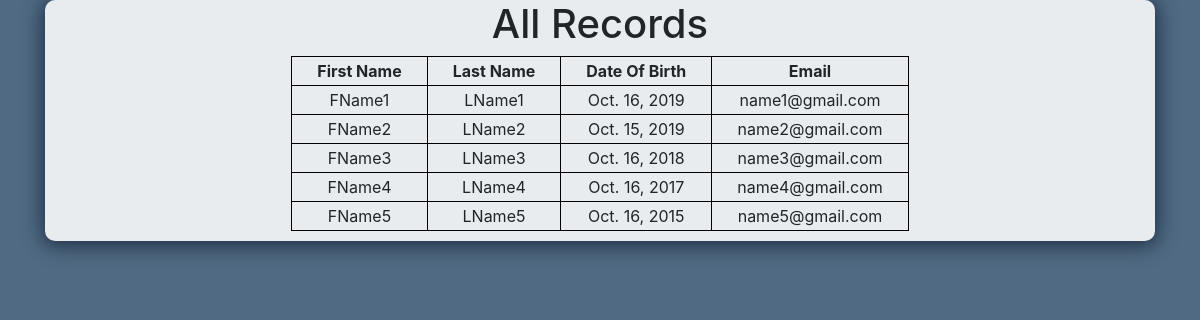
Page /test_app/getall on the committed database.
### test_app/models.py (models this page shows, shortened)
class TestModel(models.Model):
    first_name = models.CharField(max_length=255)
    last_name = models.CharField(max_length=255)
    dob = models.DateField(default=date.today)
    email = models.EmailField(max_length=255, unique=True)

### test_app/views.py (the view)
# urls.py: path('getall', views.getall, name='getall'),
def getall(request):
    objects = TestModel.objects.all()
    data_set = {'objects':objects}
    return render(request,"test_app/getall.html",data_set)

### templates/test_app/getall.html (shortened to what this page needs)
<!DOCTYPE html>
{% load staticfiles %}
<html lang="en" dir="ltr">
  <head>
    <link rel="stylesheet" href="https://stackpath.bootstrapcdn.com/bootstrap/4.3.1/css/bootstrap.min.css">
    <link rel="stylesheet" href="{% static "test_app/css/style.css" %}">
  </head>
  <body>
    <div class="container">
      <div class="my_jumbotron jumbotron">
        <h1 style="text-align:center;">All Records</h1>
        <div class="data_table_container">
          {% if objects %}
            <table>
              <thead>
                <th>First Name</th>
                <th>Last Name</th>
                <th>Date Of Birth</th>
                <th>Email</th>
              </thead>
              {% for object in objects%}
                <tr>
                  <td>{{object.first_name}}</td>
                  <td>{{object.last_name}}</td>
                  <td>{{object.dob}}</td>
                  <td>{{object.email}}</td>
                </tr>
              {% endfor%}
            </table>
          {% else%}
            <h1>No Records</h1>
          {% endif%}
        </div>
      </div>
    </div>
  </body>
</html>

### static/test_app/css/style.css (style rules this page uses)
:root { --color1: rgba(13, 19, 33, 1); --color2: rgba(29, 45, 68, 1); --color3: rgba(79, 106, 130, 1); --color4: rgba(166, 181, 201, 1); --color5: rgba(240, 235, 216, 1); }
.my_jumbotron { padding: 0; border-radius: 10px; box-shadow: 0px 2px 20px 2px var(--color2) }
body { background: var(--color3); }
.data_table_container { text-align: center; }
.data_table_container table { display: inline-table; margin-bottom: 10px; }
.data_table_container table th,td { padding: 2px 25px; border: 1px solid black; }

### rows in the picture
TestModel: first_name "FName1", last_name "LName1", dob "Oct. 16, 2019", email "name1@gmail.com"
TestModel: first_name "FName2", last_name "LName2", dob "Oct. 15, 2019", email "name2@gmail.com"
TestModel: first_name "FName3", last_name "LName3", dob "Oct. 16, 2018", email "name3@gmail.com"
TestModel: first_name "FName4", last_name "LName4", dob "Oct. 16, 2017", email "name4@gmail.com"
TestModel: first_name "FName5", last_name "LName5", dob "Oct. 16, 2015", email "name5@gmail.com"
